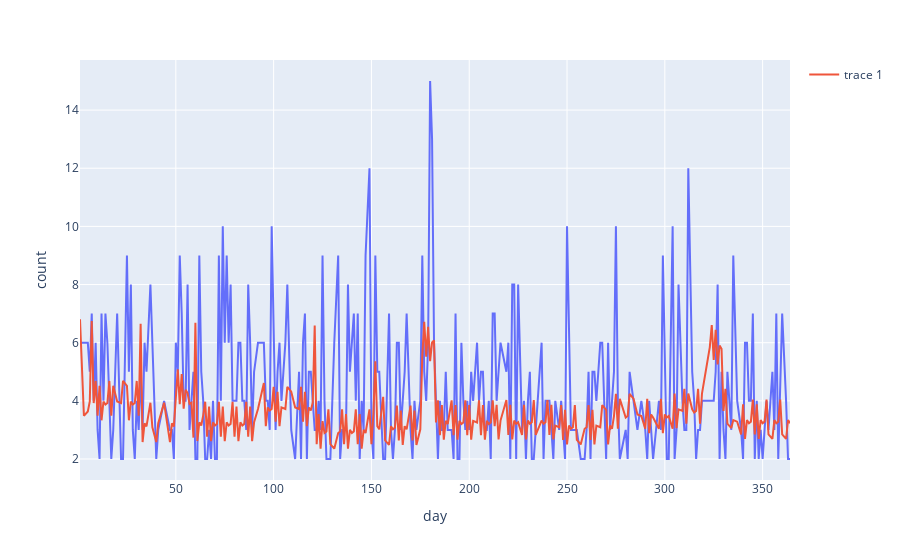

This figure's notebook cell:
### Code cell
import plotly.express as px
fig = px.line(one_row, x="day", y="count")
fig.add_scatter(x=one_row["day"], y=one_row["predicted"], mode="lines")
fig.show()

### Figure 1 — Plotly figure (JSON) as saved in the notebook; plotly's stock layout.template omitted (floating-point values rounded to 4 significant figures; data arrays with more than 128 entries replaced by an {"elided": "..."} marker saying what was removed)
{"data": [{"hovertemplate": "day=%{x}<br>count=%{y}<extra></extra>", "legendgroup": "", "line": {"color": "#636efa", "dash": "solid"}, "mode": "lines", "name": "", "orientation": "v", "showlegend": false, "type": "scatter", "x": {"elided": "308 int values"}, "xaxis": "x", "y": {"elided": "308 int values"}, "yaxis": "y"}, {"mode": "lines", "type": "scatter", "x": {"elided": "308 int values"}, "y": {"elided": "308 float values"}}], "layout": {"legend": {"tracegroupgap": 0}, "margin": {"t": 60}, "xaxis": {"anchor": "y", "domain": [0, 1], "title": {"text": "day"}}, "yaxis": {"anchor": "x", "domain": [0, 1], "title": {"text": "count"}}}}
